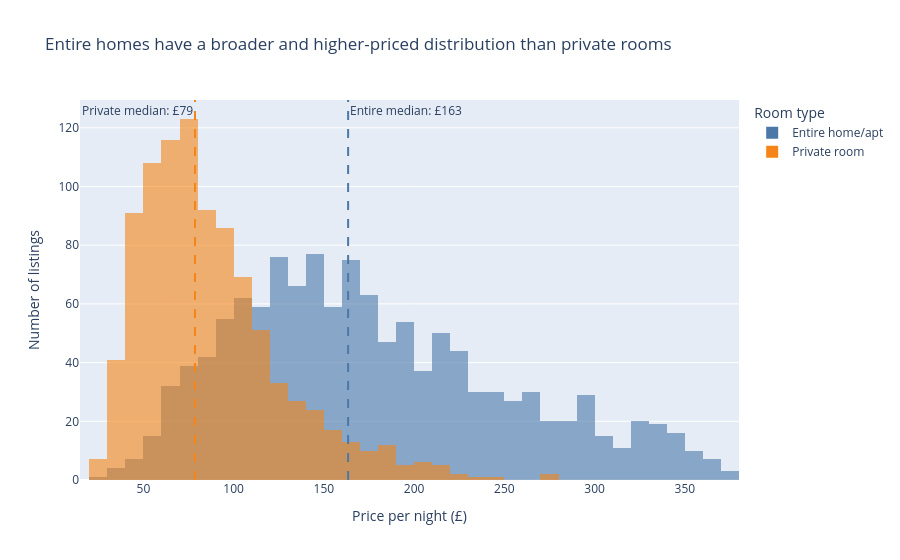

The notebook cell saved with this chart:
### Code cell
#Task1
# Keep only the two main room types
hist_df = df_cap[
    df_cap['room_type'].isin(['Entire home/apt', 'Private room'])
]

# Calculate medians
entire_median = hist_df[
    hist_df['room_type'] == 'Entire home/apt'
]['price'].median()

private_median = hist_df[
    hist_df['room_type'] == 'Private room'
]['price'].median()

# Histogram
fig = px.histogram(
    hist_df,
    x='price',
    color='room_type',
    barmode='overlay',
    opacity=0.6,
    nbins=40,
    color_discrete_map={
        'Entire home/apt': '#4C78A8',
        'Private room': '#F58518'
    },
    title='Entire homes have a broader and higher-priced distribution than private rooms'
)

# Median reference lines
fig.add_vline(
    x=entire_median,
    line_dash='dash',
    line_color='#4C78A8',
    annotation_text=f'Entire median: £{entire_median:.0f}',
    annotation_position='top right'
)

fig.add_vline(
    x=private_median,
    line_dash='dash',
    line_color='#F58518',
    annotation_text=f'Private median: £{private_median:.0f}',
    annotation_position='top left'
)

# Layout updates
fig.update_layout(
    xaxis_title='Price per night (£)',
    yaxis_title='Number of listings',
    legend_title='Room type'
)

fig.show()

### Figure 1 — Plotly figure (JSON) as saved in the notebook; plotly's stock layout.template omitted (floating-point values rounded to 4 significant figures; data arrays with more than 128 entries replaced by an {"elided": "..."} marker saying what was removed)
{"data": [{"bingroup": "x", "hovertemplate": "room_type=Entire home/apt<br>price=%{x}<br>count=%{y}<extra></extra>", "legendgroup": "Entire home/apt", "marker": {"color": "#4C78A8", "opacity": 0.6, "pattern": {"shape": ""}}, "name": "Entire home/apt", "nbinsx": 40, "orientation": "v", "showlegend": true, "type": "histogram", "x": {"elided": "1251 float values"}, "xaxis": "x", "yaxis": "y"}, {"bingroup": "x", "hovertemplate": "room_type=Private room<br>price=%{x}<br>count=%{y}<extra></extra>", "legendgroup": "Private room", "marker": {"color": "#F58518", "opacity": 0.6, "pattern": {"shape": ""}}, "name": "Private room", "nbinsx": 40, "orientation": "v", "showlegend": true, "type": "histogram", "x": {"elided": "942 float values"}, "xaxis": "x", "yaxis": "y"}], "layout": {"annotations": [{"showarrow": false, "text": "Entire median: £163", "x": 163.4, "xanchor": "left", "xref": "x", "y": 1, "yanchor": "top", "yref": "y domain"}, {"showarrow": false, "text": "Private median: £79", "x": 78.57, "xanchor": "right", "xref": "x", "y": 1, "yanchor": "top", "yref": "y domain"}], "barmode": "overlay", "legend": {"title": {"text": "Room type"}, "tracegroupgap": 0}, "shapes": [{"line": {"color": "#4C78A8", "dash": "dash"}, "type": "line", "x0": 163.4, "x1": 163.4, "xref": "x", "y0": 0, "y1": 1, "yref": "y domain"}, {"line": {"color": "#F58518", "dash": "dash"}, "type": "line", "x0": 78.57, "x1": 78.57, "xref": "x", "y0": 0, "y1": 1, "yref": "y domain"}], "title": {"text": "Entire homes have a broader and higher-priced distribution than private rooms"}, "xaxis": {"anchor": "y", "domain": [0, 1], "title": {"text": "Price per night (£)"}}, "yaxis": {"anchor": "x", "domain": [0, 1], "title": {"text": "Number of listings"}}}}
